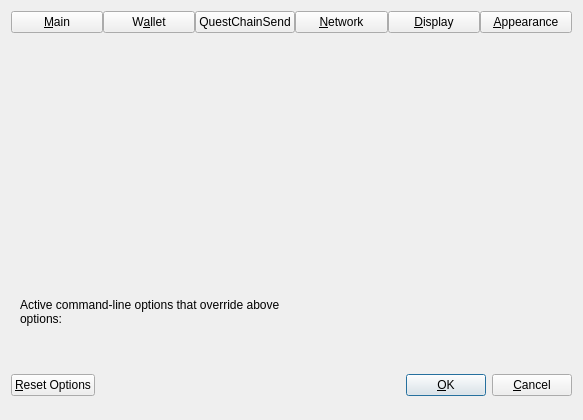
<?xml version="1.0" encoding="UTF-8"?>
<ui version="4.0">
 <class>OptionsDialog</class>
 <widget class="QDialog" name="OptionsDialog">
  <property name="geometry">
   <rect>
    <x>0</x>
    <y>0</y>
    <width>583</width>
    <height>420</height>
   </rect>
  </property>
  <property name="sizePolicy">
   <sizepolicy hsizetype="Fixed" vsizetype="Fixed">
    <horstretch>0</horstretch>
    <verstretch>0</verstretch>
   </sizepolicy>
  </property>
  <property name="windowTitle">
   <string>Options</string>
  </property>
  <property name="modal">
   <bool>true</bool>
  </property>
  <layout class="QVBoxLayout" name="verticalLayout">
   <item>
    <layout class="QHBoxLayout" name="horizontalLayout_Buttons_2">
     <property name="spacing">
      <number>0</number>
     </property>
     <property name="topMargin">
      <number>0</number>
     </property>
     <item>
      <widget class="QPushButton" name="btnMain">
       <property name="text">
        <string>&amp;Main</string>
       </property>
       <property name="checkable">
        <bool>true</bool>
       </property>
      </widget>
     </item>
     <item>
      <widget class="QPushButton" name="btnWallet">
       <property name="text">
        <string>W&amp;allet</string>
       </property>
       <property name="checkable">
        <bool>true</bool>
       </property>
      </widget>
     </item>
     <item>
      <widget class="QPushButton" name="btnQuestChainSend">
       <property name="text">
        <string>QuestChainSend</string>
       </property>
       <property name="checkable">
        <bool>true</bool>
       </property>
      </widget>
     </item>
     <item>
      <widget class="QPushButton" name="btnNetwork">
       <property name="text">
        <string>&amp;Network</string>
       </property>
       <property name="checkable">
        <bool>true</bool>
       </property>
      </widget>
     </item>
     <item>
      <widget class="QPushButton" name="btnDisplay">
       <property name="text">
        <string>&amp;Display</string>
       </property>
       <property name="checkable">
        <bool>true</bool>
       </property>
      </widget>
     </item>
     <item>
      <widget class="QPushButton" name="btnAppearance">
       <property name="text">
        <string>&amp;Appearance</string>
       </property>
       <property name="checkable">
        <bool>true</bool>
       </property>
      </widget>
     </item>
    </layout>
   </item>
   <item>
    <widget class="QStackedWidget" name="stackedWidgetOptions">
     <property name="minimumSize">
      <size>
       <width>0</width>
       <height>0</height>
      </size>
     </property>
     <property name="currentIndex">
      <number>5</number>
     </property>
     <widget class="QWidget" name="pageMain">
      <layout class="QVBoxLayout" name="verticalLayout_Main">
       <item>
        <widget class="QCheckBox" name="bitcoinAtStartup">
         <property name="toolTip">
          <string>Automatically start %1 after logging in to the system.</string>
         </property>
         <property name="text">
          <string>&amp;Start %1 on system login</string>
         </property>
        </widget>
       </item>
       <item>
        <widget class="QCheckBox" name="hideTrayIcon">
         <property name="toolTip">
          <string>Hide the icon from the system tray.</string>
         </property>
         <property name="text">
          <string>&amp;Hide tray icon</string>
         </property>
        </widget>
       </item>
       <item>
        <widget class="QCheckBox" name="minimizeToTray">
         <property name="toolTip">
          <string>Show only a tray icon after minimizing the window.</string>
         </property>
         <property name="text">
          <string>&amp;Minimize to the tray instead of the taskbar</string>
         </property>
        </widget>
       </item>
       <item>
        <widget class="QCheckBox" name="minimizeOnClose">
         <property name="toolTip">
          <string>Minimize instead of exit the application when the window is closed. When this option is enabled, the application will be closed only after selecting Exit in the menu.</string>
         </property>
         <property name="text">
          <string>M&amp;inimize on close</string>
         </property>
        </widget>
       </item>
       <item>
        <layout class="QHBoxLayout" name="horizontalLayout_2_Main">
         <item>
          <widget class="QLabel" name="databaseCacheLabel">
           <property name="text">
            <string>Size of &amp;database cache</string>
           </property>
           <property name="textFormat">
            <enum>Qt::PlainText</enum>
           </property>
           <property name="buddy">
            <cstring>databaseCache</cstring>
           </property>
          </widget>
         </item>
         <item>
          <widget class="QSpinBox" name="databaseCache"/>
         </item>
         <item>
          <widget class="QLabel" name="databaseCacheUnitLabel">
           <property name="text">
            <string>MB</string>
           </property>
           <property name="textFormat">
            <enum>Qt::PlainText</enum>
           </property>
          </widget>
         </item>
         <item>
          <spacer name="horizontalSpacer_2_Main">
           <property name="orientation">
            <enum>Qt::Horizontal</enum>
           </property>
           <property name="sizeHint" stdset="0">
            <size>
             <width>40</width>
             <height>20</height>
            </size>
           </property>
          </spacer>
         </item>
        </layout>
       </item>
       <item>
        <layout class="QHBoxLayout" name="horizontalLayout_3_Main">
         <item>
          <widget class="QLabel" name="threadsScriptVerifLabel">
           <property name="text">
            <string>Number of script &amp;verification threads</string>
           </property>
           <property name="textFormat">
            <enum>Qt::PlainText</enum>
           </property>
           <property name="buddy">
            <cstring>threadsScriptVerif</cstring>
           </property>
          </widget>
         </item>
         <item>
          <widget class="QSpinBox" name="threadsScriptVerif">
           <property name="toolTip">
            <string>(0 = auto, &lt;0 = leave that many cores free)</string>
           </property>
          </widget>
         </item>
         <item>
          <spacer name="horizontalSpacer_3_Main">
           <property name="orientation">
            <enum>Qt::Horizontal</enum>
           </property>
           <property name="sizeHint" stdset="0">
            <size>
             <width>40</width>
             <height>20</height>
            </size>
           </property>
          </spacer>
         </item>
        </layout>
       </item>
       <item>
        <spacer name="verticalSpacer_Main">
         <property name="orientation">
          <enum>Qt::Vertical</enum>
         </property>
         <property name="sizeHint" stdset="0">
          <size>
           <width>20</width>
           <height>40</height>
          </size>
         </property>
        </spacer>
       </item>
      </layout>
     </widget>
     <widget class="QWidget" name="pageWallet">
      <layout class="QVBoxLayout" name="verticalLayout_Wallet">
       <item>
         <layout class="QVBoxLayout" name="verticalLayout_2">
          <item>
           <widget class="QCheckBox" name="coinControlFeatures">
            <property name="toolTip">
             <string>Whether to show coin control features or not.</string>
            </property>
            <property name="text">
             <string>Enable coin &amp;control features</string>
            </property>
           </widget>
          </item>
          <item>
           <widget class="QCheckBox" name="showMasternodesTab">
            <property name="toolTip">
             <string>Show additional tab listing all your masternodes in first sub-tab&lt;br/&gt;and all masternodes on the network in second sub-tab.</string>
            </property>
            <property name="text">
             <string>Show Masternodes Tab</string>
            </property>
           </widget>
          </item>
          <item>
           <widget class="QCheckBox" name="spendZeroConfChange">
            <property name="toolTip">
             <string>If you disable the spending of unconfirmed change, the change from a transaction&lt;br/&gt;cannot be used until that transaction has at least one confirmation.&lt;br/&gt;This also affects how your balance is computed.</string>
            </property>
            <property name="text">
             <string>&amp;Spend unconfirmed change</string>
            </property>
           </widget>
          </item>
          <item>
           <widget class="QCheckBox" name="questchainSendEnabled">
            <property name="toolTip">
             <string>Show mixing interface on Overview screen and reveal QuestChainSend screen which allows to spend fully mixed coins only.&lt;br/&gt;A new tab with more settings will also appear in this dialog, please make sure to check them before mixing your coins.</string>
            </property>
            <property name="text">
             <string>Enable QuestChainSend features</string>
            </property>
           </widget>
          </item>
         </layout>
       </item>
       <item>
        <spacer name="verticalSpacer_Wallet">
         <property name="orientation">
          <enum>Qt::Vertical</enum>
         </property>
         <property name="sizeHint" stdset="0">
          <size>
           <width>20</width>
           <height>40</height>
          </size>
         </property>
        </spacer>
       </item>
      </layout>
     </widget>
     <widget class="QWidget" name="pageQuestChainSend">
      <layout class="QVBoxLayout" name="verticalLayout_4">
       <item>
        <widget class="QCheckBox" name="showAdvancedPSUI">
         <property name="toolTip">
          <string>Show additional information and buttons for QuestChainSend on overview screen.</string>
         </property>
         <property name="text">
          <string>Enable advanced QuestChainSend interface</string>
         </property>
        </widget>
       </item>
       <item>
        <widget class="QCheckBox" name="showQuestChainSendPopups">
         <property name="toolTip">
          <string>Show system popups for QuestChainSend mixing transactions&lt;br/&gt;just like for all other transaction types.</string>
         </property>
         <property name="text">
          <string>Show popups for QuestChainSend transactions</string>
         </property>
        </widget>
       </item>
       <item>
        <widget class="QCheckBox" name="lowKeysWarning">
         <property name="toolTip">
          <string>Show warning dialog when QuestChainSend detects that wallet has very low number of keys left.</string>
         </property>
         <property name="text">
          <string>Warn if QuestChainSend is running out of keys</string>
         </property>
        </widget>
       </item>
       <item>
        <widget class="QCheckBox" name="questchainSendMultiSession">
         <property name="toolTip">
          <string>Whether to use experimental QuestChainSend mode with multiple mixing sessions per block.&lt;br/&gt;Note: You must use this feature carefully.&lt;br/&gt;Make sure you always have recent wallet (auto)backup in a safe place!</string>
         </property>
         <property name="text">
          <string>Enable QuestChainSend &amp;multi-session</string>
         </property>
        </widget>
       </item>
       <item>
        <layout class="QHBoxLayout" name="horizontalLayout_4_Wallet">
         <item>
          <widget class="QLabel" name="lblQuestChainSendRoundsText">
           <property name="toolTip">
            <string>This setting determines the amount of individual masternodes that an input will be mixed through.&lt;br/&gt;More rounds of mixing gives a higher degree of privacy, but also costs more in fees.</string>
           </property>
           <property name="text">
            <string>QuestChainSend rounds to use</string>
           </property>
          </widget>
         </item>
         <item>
          <widget class="QSpinBox" name="questchainSendRounds">
           <property name="minimum">
            <number>2</number>
           </property>
           <property name="maximum">
            <number>16</number>
           </property>
           <property name="value">
            <number>4</number>
           </property>
          </widget>
         </item>
        </layout>
       </item>
       <item>
        <layout class="QHBoxLayout" name="horizontalLayout">
         <item>
          <widget class="QLabel" name="lblQuestChainSendAmountText">
           <property name="toolTip">
            <string>This amount acts as a threshold to turn off QuestChainSend once it's reached.</string>
           </property>
           <property name="statusTip">
            <string notr="true"/>
           </property>
           <property name="whatsThis">
            <string notr="true"/>
           </property>
           <property name="accessibleName">
            <string notr="true"/>
           </property>
           <property name="accessibleDescription">
            <string notr="true"/>
           </property>
           <property name="text">
            <string>Target QuestChainSend balance</string>
           </property>
          </widget>
         </item>
         <item>
          <widget class="QSpinBox" name="questchainSendAmount">
           <property name="minimum">
            <number>2</number>
           </property>
           <property name="maximum">
            <number>2000</number>
           </property>
           <property name="singleStep">
            <number>10</number>
           </property>
           <property name="value">
            <number>1000</number>
           </property>
          </widget>
         </item>
        </layout>
       </item>
       <item>
        <spacer name="verticalSpacerPS">
         <property name="orientation">
          <enum>Qt::Vertical</enum>
         </property>
         <property name="sizeHint" stdset="0">
          <size>
           <width>20</width>
           <height>40</height>
          </size>
         </property>
        </spacer>
       </item>
      </layout>
     </widget>
     <widget class="QWidget" name="pageNetwork">
      <layout class="QVBoxLayout" name="verticalLayout_Network">
       <item>
        <widget class="QCheckBox" name="mapPortUpnp">
         <property name="toolTip">
          <string>Automatically open the QuestChain Core client port on the router. This only works when your router supports UPnP and it is enabled.</string>
         </property>
         <property name="text">
          <string>Map port using &amp;UPnP</string>
         </property>
        </widget>
       </item>
       <item>
        <widget class="QCheckBox" name="allowIncoming">
         <property name="toolTip">
          <string>Accept connections from outside.</string>
         </property>
         <property name="text">
          <string>Allow incomin&amp;g connections</string>
         </property>
        </widget>
       </item>
       <item>
        <widget class="QCheckBox" name="connectSocks">
         <property name="toolTip">
          <string>Connect to the QuestChain network through a SOCKS5 proxy.</string>
         </property>
         <property name="text">
          <string>&amp;Connect through SOCKS5 proxy (default proxy):</string>
         </property>
        </widget>
       </item>
       <item>
        <layout class="QHBoxLayout" name="horizontalLayout_1_Network">
         <item>
          <widget class="QLabel" name="proxyIpLabel">
           <property name="text">
            <string>Proxy &amp;IP:</string>
           </property>
           <property name="textFormat">
            <enum>Qt::PlainText</enum>
           </property>
           <property name="buddy">
            <cstring>proxyIp</cstring>
           </property>
          </widget>
         </item>
         <item>
          <widget class="QValidatedLineEdit" name="proxyIp">
           <property name="minimumSize">
            <size>
             <width>140</width>
             <height>0</height>
            </size>
           </property>
           <property name="maximumSize">
            <size>
             <width>140</width>
             <height>16777215</height>
            </size>
           </property>
           <property name="toolTip">
            <string>IP address of the proxy (e.g. IPv4: 127.0.0.1 / IPv6: ::1)</string>
           </property>
          </widget>
         </item>
         <item>
          <widget class="QLabel" name="proxyPortLabel">
           <property name="text">
            <string>&amp;Port:</string>
           </property>
           <property name="textFormat">
            <enum>Qt::PlainText</enum>
           </property>
           <property name="buddy">
            <cstring>proxyPort</cstring>
           </property>
          </widget>
         </item>
         <item>
          <widget class="QLineEdit" name="proxyPort">
           <property name="minimumSize">
            <size>
             <width>60</width>
             <height>0</height>
            </size>
           </property>
           <property name="maximumSize">
            <size>
             <width>60</width>
             <height>16777215</height>
            </size>
           </property>
           <property name="toolTip">
            <string>Port of the proxy (e.g. 9050)</string>
           </property>
          </widget>
         </item>
         <item>
          <spacer name="horizontalSpacer_1_Network">
           <property name="orientation">
            <enum>Qt::Horizontal</enum>
           </property>
           <property name="sizeHint" stdset="0">
            <size>
             <width>40</width>
             <height>20</height>
            </size>
           </property>
          </spacer>
         </item>
        </layout>
       </item>
       <item>
        <layout class="QHBoxLayout" name="horizontalLayout_2_Network">
         <item>
          <widget class="QLabel" name="proxyActiveNets">
           <property name="text">
            <string>Used for reaching peers via:</string>
           </property>
           <property name="textFormat">
            <enum>Qt::PlainText</enum>
           </property>
          </widget>
         </item>
         <item>
          <widget class="QCheckBox" name="proxyReachIPv4">
           <property name="enabled">
            <bool>false</bool>
           </property>
           <property name="toolTip">
            <string>Shows if the supplied default SOCKS5 proxy is used to reach peers via this network type.</string>
           </property>
           <property name="text">
            <string>IPv4</string>
           </property>
          </widget>
         </item>
         <item>
          <widget class="QCheckBox" name="proxyReachIPv6">
           <property name="enabled">
            <bool>false</bool>
           </property>
           <property name="toolTip">
            <string>Shows if the supplied default SOCKS5 proxy is used to reach peers via this network type.</string>
           </property>
           <property name="text">
            <string>IPv6</string>
           </property>
          </widget>
         </item>
         <item>
          <widget class="QCheckBox" name="proxyReachTor">
           <property name="enabled">
            <bool>false</bool>
           </property>
           <property name="toolTip">
            <string>Shows if the supplied default SOCKS5 proxy is used to reach peers via this network type.</string>
           </property>
           <property name="text">
            <string>Tor</string>
           </property>
          </widget>
         </item>
         <item>
          <spacer name="horizontalSpacer_2_Network">
           <property name="orientation">
            <enum>Qt::Horizontal</enum>
           </property>
           <property name="sizeHint" stdset="0">
            <size>
             <width>40</width>
             <height>20</height>
            </size>
           </property>
          </spacer>
         </item>
        </layout>
       </item>
       <item>
        <widget class="QCheckBox" name="connectSocksTor">
         <property name="toolTip">
          <string>Connect to the QuestChain network through a separate SOCKS5 proxy for Tor hidden services.</string>
         </property>
         <property name="text">
          <string>Use separate SOCKS&amp;5 proxy to reach peers via Tor hidden services:</string>
         </property>
        </widget>
       </item>
       <item>
        <layout class="QHBoxLayout" name="horizontalLayout_3_Network">
         <item>
          <widget class="QLabel" name="proxyIpTorLabel">
           <property name="text">
            <string>Proxy &amp;IP:</string>
           </property>
           <property name="textFormat">
            <enum>Qt::PlainText</enum>
           </property>
           <property name="buddy">
            <cstring>proxyIpTor</cstring>
           </property>
          </widget>
         </item>
         <item>
          <widget class="QValidatedLineEdit" name="proxyIpTor">
           <property name="minimumSize">
            <size>
             <width>140</width>
             <height>0</height>
            </size>
           </property>
           <property name="maximumSize">
            <size>
             <width>140</width>
             <height>16777215</height>
            </size>
           </property>
           <property name="toolTip">
            <string>IP address of the proxy (e.g. IPv4: 127.0.0.1 / IPv6: ::1)</string>
           </property>
          </widget>
         </item>
         <item>
          <widget class="QLabel" name="proxyPortTorLabel">
           <property name="text">
            <string>&amp;Port:</string>
           </property>
           <property name="textFormat">
            <enum>Qt::PlainText</enum>
           </property>
           <property name="buddy">
            <cstring>proxyPortTor</cstring>
           </property>
          </widget>
         </item>
         <item>
          <widget class="QLineEdit" name="proxyPortTor">
           <property name="minimumSize">
            <size>
             <width>60</width>
             <height>0</height>
            </size>
           </property>
           <property name="maximumSize">
            <size>
             <width>60</width>
             <height>16777215</height>
            </size>
           </property>
           <property name="toolTip">
            <string>Port of the proxy (e.g. 9050)</string>
           </property>
          </widget>
         </item>
         <item>
          <spacer name="horizontalSpacer_4_Network">
           <property name="orientation">
            <enum>Qt::Horizontal</enum>
           </property>
           <property name="sizeHint" stdset="0">
            <size>
             <width>40</width>
             <height>20</height>
            </size>
           </property>
          </spacer>
         </item>
        </layout>
       </item>
       <item>
        <spacer name="verticalSpacer_Network">
         <property name="orientation">
          <enum>Qt::Vertical</enum>
         </property>
         <property name="sizeHint" stdset="0">
          <size>
           <width>20</width>
           <height>40</height>
          </size>
         </property>
        </spacer>
       </item>
      </layout>
     </widget>
     <widget class="QWidget" name="pageDisplay">
      <layout class="QVBoxLayout" name="verticalLayout_Display">
       <item>
        <layout class="QHBoxLayout" name="horizontalLayout_1_Display">
         <item>
          <widget class="QLabel" name="langLabel">
           <property name="text">
            <string>User Interface &amp;language:</string>
           </property>
           <property name="textFormat">
            <enum>Qt::PlainText</enum>
           </property>
           <property name="buddy">
            <cstring>lang</cstring>
           </property>
          </widget>
         </item>
         <item>
          <widget class="QValueComboBox" name="lang">
           <property name="toolTip">
            <string>The user interface language can be set here. This setting will take effect after restarting %1.</string>
           </property>
          </widget>
         </item>
        </layout>
       </item>
       <item>
        <widget class="QLabel" name="label_3">
         <property name="toolTip">
          <string notr="true"/>
         </property>
         <property name="statusTip">
          <string notr="true"/>
         </property>
         <property name="whatsThis">
          <string notr="true"/>
         </property>
         <property name="accessibleName">
          <string notr="true"/>
         </property>
         <property name="text">
          <string>Language missing or translation incomplete? Help contributing translations here:
https://www.transifex.com/projects/p/questchain/</string>
         </property>
         <property name="wordWrap">
          <bool>true</bool>
         </property>
         <property name="openExternalLinks">
          <bool>true</bool>
         </property>
         <property name="textInteractionFlags">
          <set>Qt::TextBrowserInteraction</set>
         </property>
        </widget>
       </item>
       <item>
        <widget class="Line" name="line">
         <property name="orientation">
          <enum>Qt::Horizontal</enum>
         </property>
        </widget>
       </item>
       <item>
        <layout class="QHBoxLayout" name="horizontalLayout_2_Display">
         <item>
          <widget class="QLabel" name="unitLabel">
           <property name="text">
            <string>&amp;Unit to show amounts in:</string>
           </property>
           <property name="textFormat">
            <enum>Qt::PlainText</enum>
           </property>
           <property name="buddy">
            <cstring>unit</cstring>
           </property>
          </widget>
         </item>
         <item>
          <widget class="QValueComboBox" name="unit">
           <property name="toolTip">
            <string>Choose the default subdivision unit to show in the interface and when sending coins.</string>
           </property>
          </widget>
         </item>
        </layout>
       </item>
       <item>
        <layout class="QHBoxLayout" name="horizontalLayout_5_Display">
         <item>
          <widget class="QLabel" name="digitsLabel">
           <property name="text">
            <string>Decimal digits</string>
           </property>
          </widget>
         </item>
         <item>
          <widget class="QValueComboBox" name="digits"/>
         </item>
        </layout>
       </item>
       <item>
        <layout class="QHBoxLayout" name="horizontalLayout_3_Display">
         <item>
          <widget class="QLabel" name="thirdPartyTxUrlsLabel">
           <property name="toolTip">
            <string>Third party URLs (e.g. a block explorer) that appear in the transactions tab as context menu items.&lt;br/&gt;%s in the URL is replaced by transaction hash. Multiple URLs are separated by vertical bar |.</string>
           </property>
           <property name="text">
            <string>&amp;Third party transaction URLs</string>
           </property>
           <property name="buddy">
            <cstring>thirdPartyTxUrls</cstring>
           </property>
          </widget>
         </item>
         <item>
          <widget class="QLineEdit" name="thirdPartyTxUrls">
           <property name="toolTip">
            <string>Third party URLs (e.g. a block explorer) that appear in the transactions tab as context menu items.&lt;br/&gt;%s in the URL is replaced by transaction hash. Multiple URLs are separated by vertical bar |.</string>
           </property>
          </widget>
         </item>
        </layout>
       </item>
       <item>
        <spacer name="verticalSpacer">
         <property name="orientation">
          <enum>Qt::Vertical</enum>
         </property>
         <property name="sizeHint" stdset="0">
          <size>
           <width>20</width>
           <height>40</height>
          </size>
         </property>
        </spacer>
       </item>
      </layout>
     </widget>
     <widget class="QWidget" name="pageAppearance">
      <layout class="QVBoxLayout" name="verticalLayout_3">
       <item>
        <widget class="QWidget" name="widgetAppearance" native="true"/>
       </item>
       <item>
        <spacer name="verticalSpacer_2">
         <property name="orientation">
          <enum>Qt::Vertical</enum>
         </property>
         <property name="sizeHint" stdset="0">
          <size>
           <width>20</width>
           <height>40</height>
          </size>
         </property>
        </spacer>
       </item>
      </layout>
     </widget>
    </widget>
   </item>
   <item>
    <widget class="QFrame" name="frame">
     <layout class="QVBoxLayout" name="verticalLayout_Bottom">
      <item>
       <layout class="QHBoxLayout" name="horizontalLayout_Bottom">
        <item>
         <widget class="QLabel" name="overriddenByCommandLineInfoLabel">
          <property name="text">
           <string>Active command-line options that override above options:</string>
          </property>
          <property name="textFormat">
           <enum>Qt::PlainText</enum>
          </property>
          <property name="wordWrap">
           <bool>true</bool>
          </property>
         </widget>
        </item>
        <item>
         <spacer name="horizontalSpacer_Bottom">
          <property name="orientation">
           <enum>Qt::Horizontal</enum>
          </property>
          <property name="sizeHint" stdset="0">
           <size>
            <width>40</width>
            <height>20</height>
           </size>
          </property>
         </spacer>
        </item>
       </layout>
      </item>
      <item>
       <widget class="QLabel" name="overriddenByCommandLineLabel">
        <property name="text">
         <string/>
        </property>
        <property name="textFormat">
         <enum>Qt::PlainText</enum>
        </property>
        <property name="wordWrap">
         <bool>true</bool>
        </property>
       </widget>
      </item>
     </layout>
    </widget>
   </item>
   <item>
    <layout class="QHBoxLayout" name="horizontalLayout_Buttons">
     <item>
      <widget class="QPushButton" name="resetButton">
       <property name="toolTip">
        <string>Reset all client options to default.</string>
       </property>
       <property name="text">
        <string>&amp;Reset Options</string>
       </property>
       <property name="autoDefault">
        <bool>false</bool>
       </property>
      </widget>
     </item>
     <item>
      <spacer name="horizontalSpacer_1">
       <property name="orientation">
        <enum>Qt::Horizontal</enum>
       </property>
       <property name="sizeHint" stdset="0">
        <size>
         <width>40</width>
         <height>48</height>
        </size>
       </property>
      </spacer>
     </item>
     <item>
      <widget class="QLabel" name="statusLabel">
       <property name="minimumSize">
        <size>
         <width>200</width>
         <height>0</height>
        </size>
       </property>
       <property name="text">
        <string/>
       </property>
       <property name="textFormat">
        <enum>Qt::PlainText</enum>
       </property>
       <property name="wordWrap">
        <bool>true</bool>
       </property>
      </widget>
     </item>
     <item>
      <spacer name="horizontalSpacer_2">
       <property name="orientation">
        <enum>Qt::Horizontal</enum>
       </property>
       <property name="sizeHint" stdset="0">
        <size>
         <width>40</width>
         <height>48</height>
        </size>
       </property>
      </spacer>
     </item>
     <item>
      <widget class="QPushButton" name="okButton">
       <property name="text">
        <string>&amp;OK</string>
       </property>
       <property name="autoDefault">
        <bool>false</bool>
       </property>
       <property name="default">
        <bool>true</bool>
       </property>
      </widget>
     </item>
     <item>
      <widget class="QPushButton" name="cancelButton">
       <property name="text">
        <string>&amp;Cancel</string>
       </property>
       <property name="autoDefault">
        <bool>false</bool>
       </property>
      </widget>
     </item>
    </layout>
   </item>
  </layout>
 </widget>
 <customwidgets>
  <customwidget>
   <class>QValidatedLineEdit</class>
   <extends>QLineEdit</extends>
   <header>qt/qvalidatedlineedit.h</header>
  </customwidget>
  <customwidget>
   <class>QValueComboBox</class>
   <extends>QComboBox</extends>
   <header>qt/qvaluecombobox.h</header>
  </customwidget>
 </customwidgets>
 <resources/>
 <connections/>
</ui>
